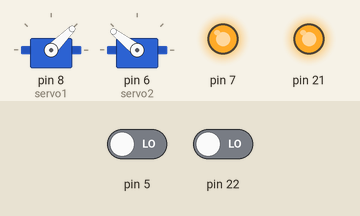
Simulated run of this sketch. Board: Arduino Mega 2560, built with avr-gcc and run on an emulated ATmega2560. Shown: 2 × servo, output pins drawn as LEDs (lit = HIGH). Wiring (inferred from the names in the program): 2 × servo: signal pin 6 / signal pin 8. Inputs (shaded band) come from the test bench; at power-on: pin 22 LOW, pin 5 LOW. Servo pulses on a pin are drawn as a servo (544–2400 µs = 0–180°); pins used as bus, display or sensor lines are not drawn; what the sketch prints to the serial monitor is not drawn.

Above: at 1.3 s.
1.4 s: pin 22 driven HIGH
At 2.6 s:
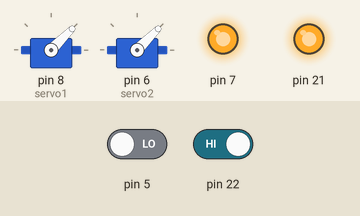
2.9 s: pin 5 driven HIGH
At 3.5 s:
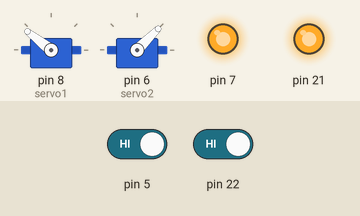
4.4 s: pin 5 driven LOW
At 5.5 s:
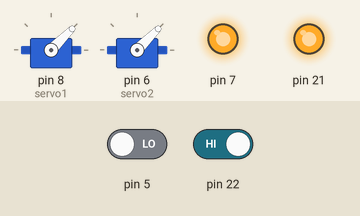
6.0 s: pin 22 driven LOW
At 7.0 s:
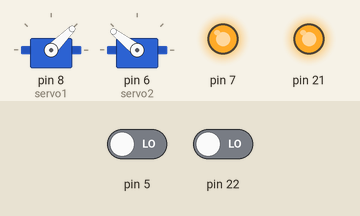
Timing chart, 0 to 8.5 s (numbered marks = the images above; inputs shaded):
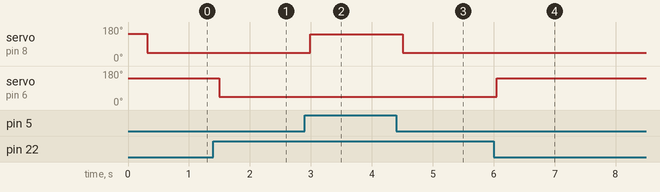

The sketch:

HackaFlipper.ino
```cpp
enum PaddlePosition {
  UP,
  DOWN,
  MOVING
};

// servo pin
int servo1 = 8;
int servo2 = 6;

// variables for servo control
int Servo_pos_down = 500;
int Servo_pos_up = -500;
int Servo_pos1 = Servo_pos_down;
int Servo_pos2 = Servo_pos_down;
int microsToMove = 250000;
int microsAfterLastPosChange1 = 0;
int microsAfterLastPosChange2 = 0;
PaddlePosition currentPaddlePosition1 = MOVING;
PaddlePosition desiredPaddlePosition1 = UP;
PaddlePosition currentPaddlePosition2 = MOVING;
PaddlePosition desiredPaddlePosition2 = DOWN;

void servoMove(int servo, int Servo_pos){
  int pwm = (Servo_pos) + 1500;
  digitalWrite(servo, HIGH);
  delayMicroseconds(pwm);
  digitalWrite(servo, LOW);
}

void setup() {
  //communications
    Serial.begin(9600);          // start serial for output
    delay(10);
  //servo1
    pinMode(servo1, OUTPUT);
  //servo2
    pinMode(servo2, OUTPUT);
  //button1
    pinMode(5, INPUT);
    pinMode(7, OUTPUT);
    digitalWrite(7, HIGH);
  //button2
    pinMode(22, INPUT);
    pinMode(21, OUTPUT);
    digitalWrite(21, HIGH);

  delay(100);
  Serial.println("Setup Done");
}

void loop() {
  //move Servo
    servoMove(servo1, Servo_pos1);
    servoMove(servo2, Servo_pos2);
    delay(14);

  //servo1
  if (currentPaddlePosition1 == MOVING) {
    microsAfterLastPosChange1 += 50000;
    checkIfPaddleArrived1();
  } else {
    checkForPaddleChange1();
  }
  if (getPressed(5)) {
    desiredPaddlePosition1 = DOWN;
  } else {
    desiredPaddlePosition1 = UP;
  }
  //servo2
  if (currentPaddlePosition2 == MOVING) {
    microsAfterLastPosChange2 += 50000;
    checkIfPaddleArrived2();
  } else {
    checkForPaddleChange2();
  }
  if (getPressed(22)) {
    desiredPaddlePosition2 = UP;
  } else {
    desiredPaddlePosition2 = DOWN;
  }
}

void checkForPaddleChange1() {
  if (desiredPaddlePosition1 != currentPaddlePosition1) {
    changePaddlePosition1();
  }
}

void checkForPaddleChange2() {
  if (desiredPaddlePosition2 != currentPaddlePosition2) {
    changePaddlePosition2();
  }
}

void changePaddlePosition1() {
  if (desiredPaddlePosition1 == UP) {
    Servo_pos1 = Servo_pos_up;
  } else if (desiredPaddlePosition1 == DOWN) {
    Servo_pos1 = Servo_pos_down;
  }
  currentPaddlePosition1 = MOVING;
}

void changePaddlePosition2() {
  if (desiredPaddlePosition2 == UP) {
    Servo_pos2 = Servo_pos_up;
  } else if (desiredPaddlePosition2 == DOWN) {
    Servo_pos2 = Servo_pos_down;
  }
  currentPaddlePosition2 = MOVING;
}

void checkIfPaddleArrived1() {
  if (microsAfterLastPosChange1 >= microsToMove) {
    if (Servo_pos1 == Servo_pos_down) {
      currentPaddlePosition1 = DOWN;
    } else {
      currentPaddlePosition1 = UP;
    }
    microsAfterLastPosChange1 = 0;
  }
}

void checkIfPaddleArrived2() {
  if (microsAfterLastPosChange2 >= microsToMove) {
    if (Servo_pos2 == Servo_pos_down) {
      currentPaddlePosition2 = DOWN;
    } else {
      currentPaddlePosition2 = UP;
    }
    microsAfterLastPosChange2 = 0;
  }
}

bool getPressed(uint8_t pin){
  uint8_t highs = 0;
  for(int i = 0; i < 8; ++i){
    highs += digitalRead(pin);
    delay(2);
  }
  return (highs > 7);
}
```

Measured:
- after the input at 1.4 s, servo on pin 6 (servo2): 142° → 45° after 0.09 s
- after the input at 2.9 s, servo on pin 8 (servo1): 45° → 142° after 0.09 s
- after the input at 4.4 s, servo on pin 8 (servo1): 142° → 45° after 0.11 s
- after the input at 6.0 s, servo on pin 6 (servo2): 45° → 142° after 0.05 s
